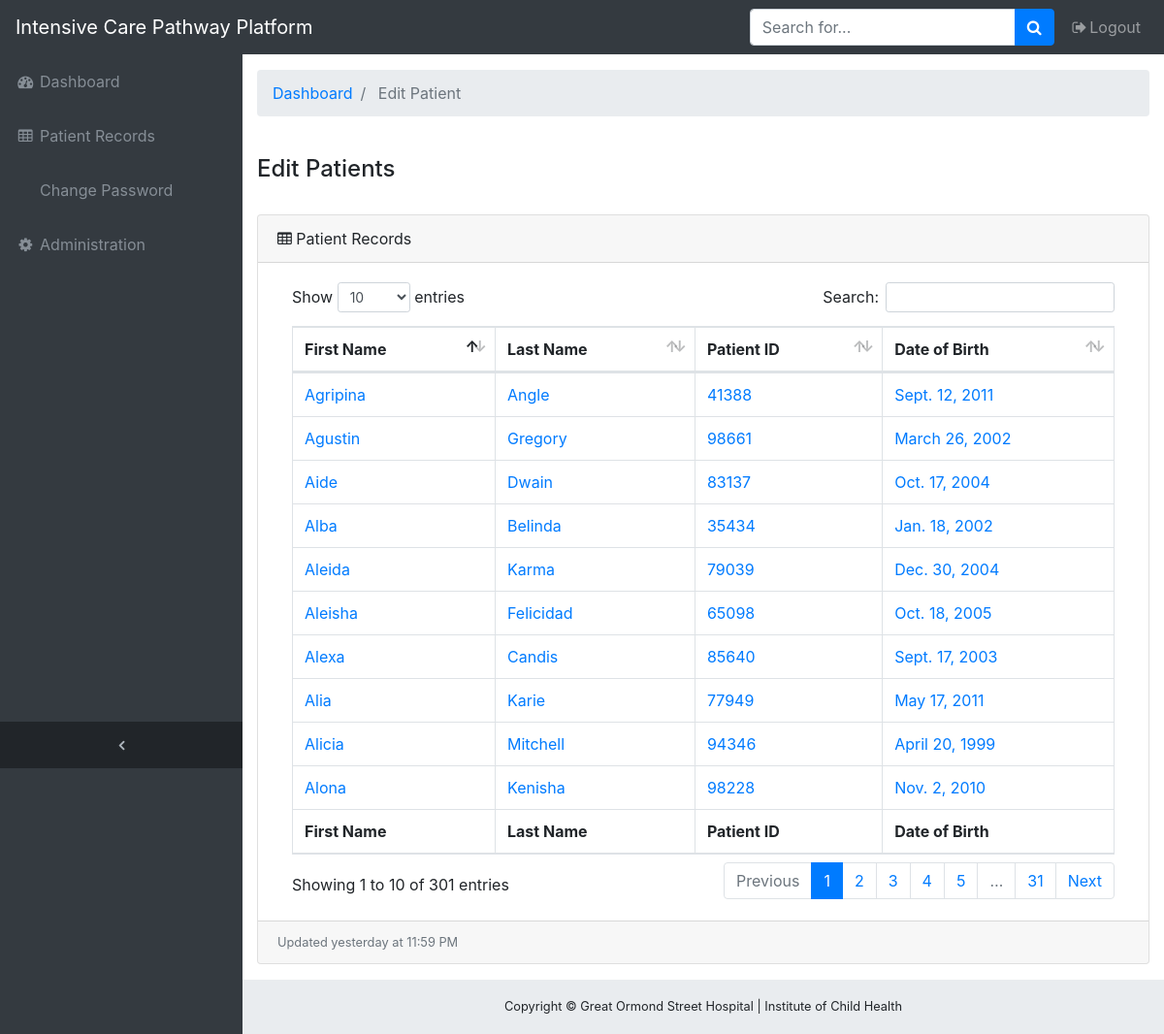
Page /edit-patient/ (signed in) on the committed database.
### form/models.py (models this page shows, shortened)
class Patient(models.Model):
    first_name = models.CharField(max_length=100)
    last_name = models.CharField(max_length=100)
    patient_id = models.CharField(max_length=100)
    date_of_birth = models.DateField()

### form/views.py (the view)
# urls.py: path('edit-patient/', views.edit_patient, name='edit_patient'),
@login_required
def edit_patient(request):
    patients = Patient.objects.all()
    return render(request, 'form/patient_edit.html', {'patients': patients})

### form/templates/form/patient_edit.html (shortened to what this page needs)
{% extends 'form/base.html' %}
{% block breadcrumb %}
<li class="breadcrumb-item active">
    Edit Patient
</li>
{% endblock %}
{% block content %}
<div class="row1">
    <br>
    <h4>Edit Patients</h4>
    <br>
</div>
 <div class="card mb-3">
        <div class="card-header">
          <i class="fa fa-table"></i>  Patient Records</div>
        <div class="card-body">
          <div class="table-responsive">
            <table class="table table-bordered" id="dataTable" width="100%" cellspacing="0">
              <thead>
                <tr>
                  <th>First Name</th>
                  <th>Last Name</th>
                  <th>Patient ID</th>
                  <th>Date of Birth</th>
                </tr>
              </thead>
              <tfoot>
                <tr>
                  <th>First Name</th>
                  <th>Last Name</th>
                  <th>Patient ID</th>
                  <th>Date of Birth</th>
                </tr>
              </tfoot>
              <tbody>
              {% for p in patients %}
                <tr>
                  <td><a href="{% url 'get_patient_information' p.patient_id %}" </a>{{p.first_name}}</td>
                  <td><a href="{% url 'get_patient_information' p.patient_id %}" </a>{{p.last_name}}</td>
                  <td><a href="{% url 'get_patient_information' p.patient_id %}" </a>{{p.patient_id}}</td>
                  <td><a href="{% url 'get_patient_information' p.patient_id %}" </a>{{p.date_of_birth}}</td>
                </tr>
              {% endfor %}
              </tbody>
            </table>
          </div>
        </div>
        <div class="card-footer small text-muted">Updated yesterday at 11:59 PM</div>
      </div>
    </div>
{% endblock %}

### static/css/sb-admin.css (style rules this page uses)
html { position: relative; min-height: 100%; }
body { overflow-x: hidden; }
body.sticky-footer { margin-bottom: 56px; }
body.fixed-nav { padding-top: 56px; }

### rows in the picture
Patient: first_name "Aleida", last_name "Karma", patient_id "79039", date_of_birth "Dec. 30, 2004"
Patient: first_name "Alona", last_name "Kenisha", patient_id "98228", date_of_birth "Nov. 2, 2010"
Patient: first_name "Agripina", last_name "Angle", patient_id "41388", date_of_birth "Sept. 12, 2011"
Patient: first_name "Alicia", last_name "Mitchell", patient_id "94346", date_of_birth "April 20, 1999"
Patient: first_name "Agustin", last_name "Gregory", patient_id "98661", date_of_birth "March 26, 2002"
Patient: first_name "Alexa", last_name "Candis", patient_id "85640", date_of_birth "Sept. 17, 2003"
Patient: first_name "Aide", last_name "Dwain", patient_id "83137", date_of_birth "Oct. 17, 2004"
Patient: first_name "Alia", last_name "Karie", patient_id "77949", date_of_birth "May 17, 2011"
Patient: first_name "Alba", last_name "Belinda", patient_id "35434", date_of_birth "Jan. 18, 2002"
Patient: first_name "Aleisha", last_name "Felicidad", patient_id "65098", date_of_birth "Oct. 18, 2005"
